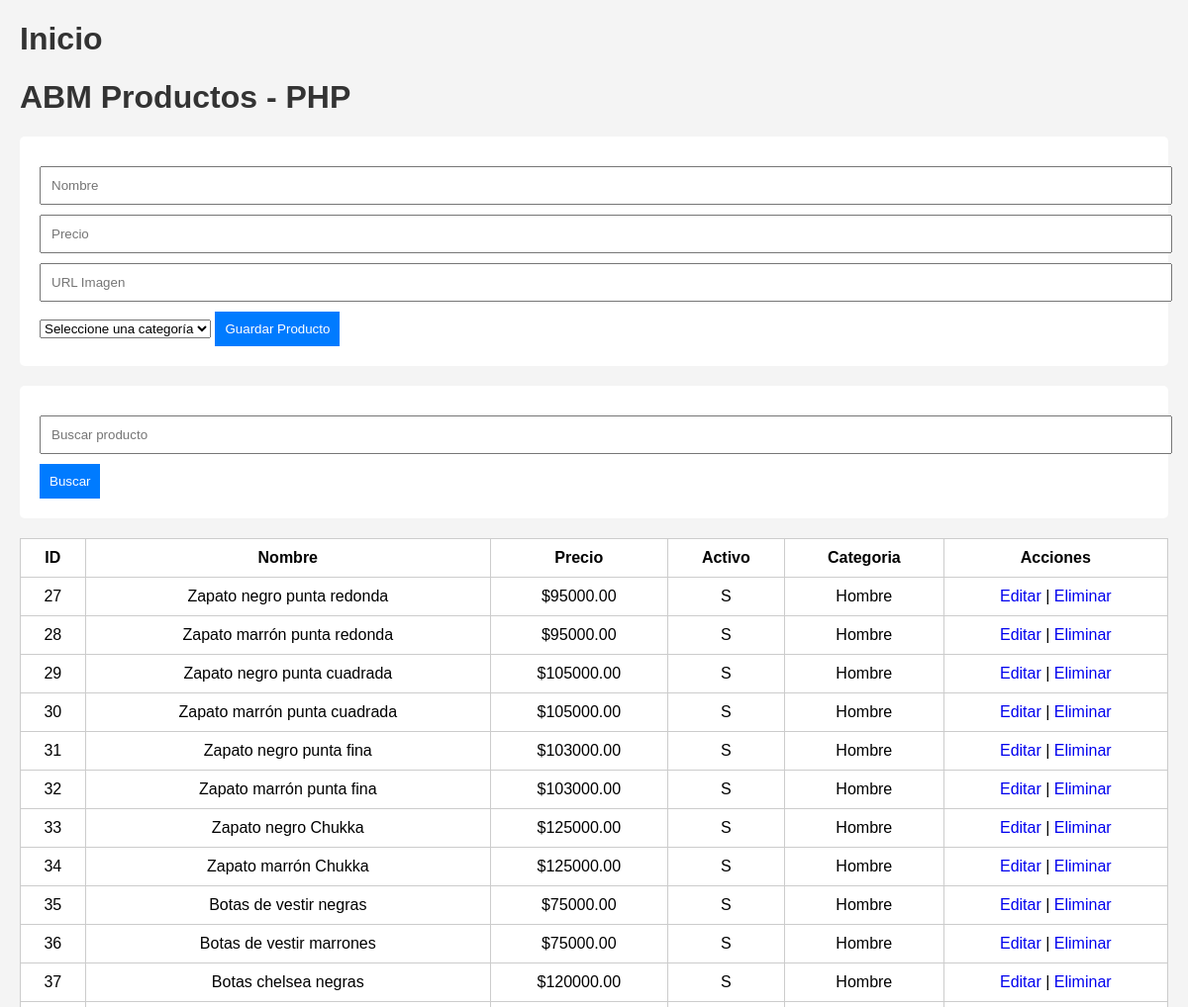
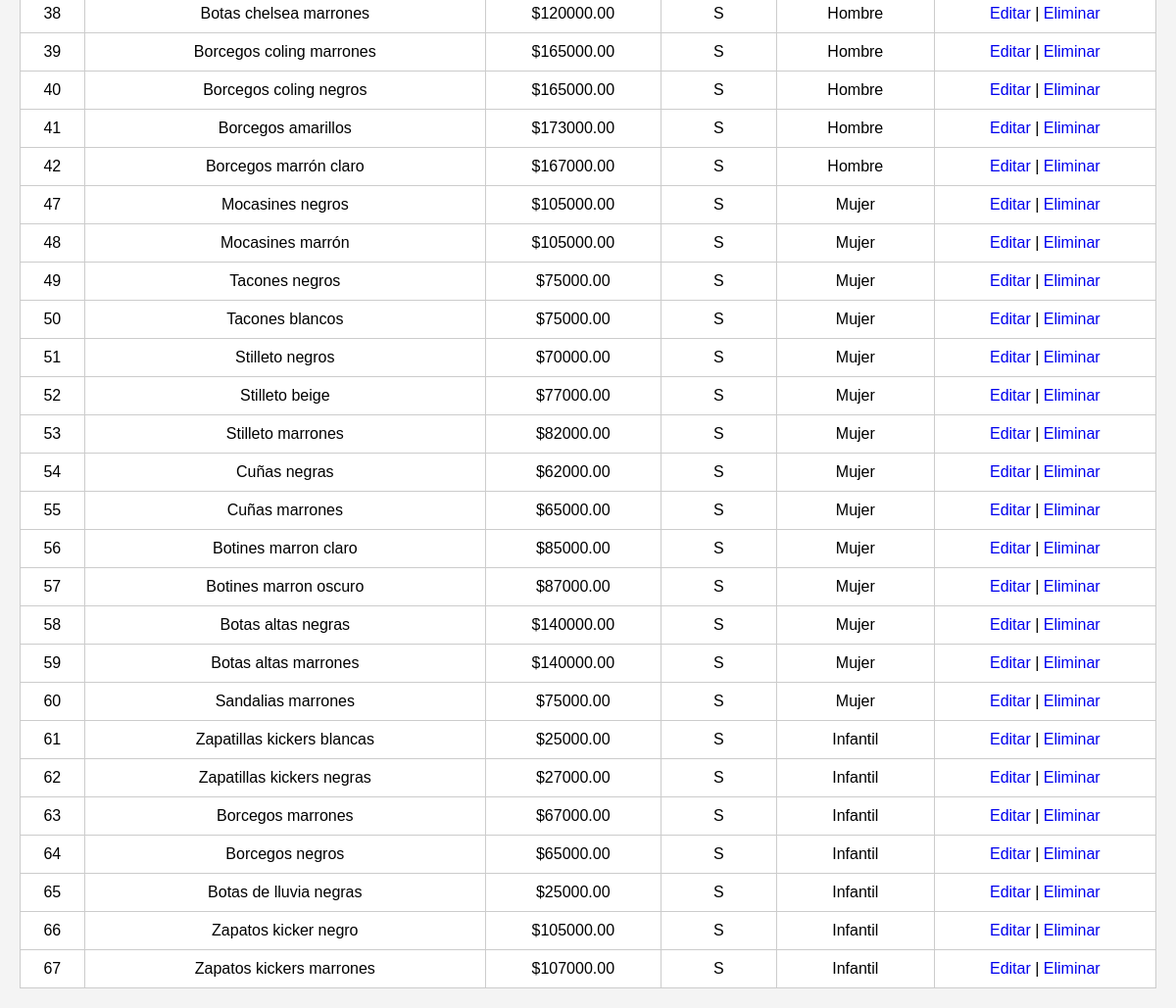
The page /productos.php on the database its author committed (2 pictures, top to bottom).
### tables this page shows
CREATE TABLE `productos` (
  `id_producto` int(11) NOT NULL AUTO_INCREMENT,
  `nombre_producto` varchar(45) NOT NULL,
  `precio` decimal(10,2) NOT NULL,
  `activo` char(1) DEFAULT 'S',
  `id_categoria_fk` int(11) NOT NULL,
  `imagen` varchar(200) DEFAULT NULL,
  PRIMARY KEY (`id_producto`),
  KEY `id_categoria_fk` (`id_categoria_fk`),
  CONSTRAINT `productos_ibfk_1` FOREIGN KEY (`id_categoria_fk`) REFERENCES `modelo_zapato` (`id_categoria`)
);

CREATE TABLE `modelo_zapato` (
  `id_categoria` int(11) NOT NULL AUTO_INCREMENT,
  `modelo` varchar(16) NOT NULL,
  PRIMARY KEY (`id_categoria`)
);

### productos.php (the view, shortened to what this page needs)
<?php
include('conexion.php');
if(isset($_GET['buscar'])) {
    $busqueda = $_GET['buscar'];
    $sql = "SELECT p.*, m.modelo FROM productos p
            INNER JOIN modelo_zapato m ON p.id_categoria_fk = m.id_categoria
            WHERE p.nombre_producto LIKE '%$busqueda%'";
} else {
    $sql = "SELECT p.*, m.modelo FROM productos p
            INNER JOIN modelo_zapato m ON p.id_categoria_fk = m.id_categoria";
}
$resultado = mysqli_query($conexion, $sql);
?>
<!DOCTYPE html>
<html lang="es">
<head>
    <a href="abm.php"><h1>Inicio</h1></a>
</head>
<body>
<h1>ABM Productos - PHP</h1>
<form action="guardar.php" method="POST">
    <input type="text"
           name="nombre_producto"
           placeholder="Nombre"
           required>
    <input type="number"
           step="0.01"
           name="precio"
           placeholder="Precio"
           required>
    <input type="text"
            name="imagen_zapato"
            placeholder="URL Imagen"
            required>
    <select name="id_categoria" required>
        <option value="" disabled selected>Seleccione una categoría</option>
    </select>
    <button type="submit">Guardar Producto</button>
</form>
<form method="GET">
    <input type="text"
           name="buscar"
           placeholder="Buscar producto">
    <button type="submit">Buscar</button>
</form>
<table>
    <tr>
        <th>ID</th>
        <th>Nombre</th>
        <th>Precio</th>
        <th>Activo</th>
        <th>Categoria</th>
        <th>Acciones</th>
    </tr>
<?php while($fila = mysqli_fetch_assoc($resultado)) { ?>
    <tr>
        <td><?php echo $fila['id_producto']; ?></td>
        <td><?php echo $fila['nombre_producto']; ?></td>
        <td>$<?php echo $fila['precio']; ?></td>
        <td><?php echo $fila['activo'];?></td>
        <td><?php echo $fila['modelo']; ?></td>
        <td>
            <a href="editar.php?id=<?php echo $fila['id_producto']; ?>">
                Editar
            </a>
            |
            <a href="eliminar.php?id=<?php echo $fila['id_producto']; ?>">
                Eliminar
            </a>
        </td>
    </tr>
<?php } ?>
</table>
</body>
</html>

### productos.php (style rules this page uses)
body { font-family: Arial; background: #f4f4f4; margin: 20px; }
h1 { color: #333; }
form { background: white; padding: 20px; margin-bottom: 20px; border-radius: 5px; }
input { width: 100%; padding: 10px; margin-top: 10px; }
button { padding: 10px; margin-top: 10px; background: #007bff; color: white; border: none; cursor: pointer; }
table { width: 100%; border-collapse: collapse; background: white; }
table, th, td { border: 1px solid #ccc; }
th, td { padding: 10px; text-align: center; }
a { text-decoration: none; }

### rows shown on the page
productos: id_producto "27", nombre_producto "Zapato negro punta redonda", precio "95000.00", activo "S", id_categoria_fk.modelo "Hombre"
productos: id_producto "28", nombre_producto "Zapato marrón punta redonda", precio "95000.00", activo "S", id_categoria_fk.modelo "Hombre"
productos: id_producto "29", nombre_producto "Zapato negro punta cuadrada", precio "105000.00", activo "S", id_categoria_fk.modelo "Hombre"
productos: id_producto "30", nombre_producto "Zapato marrón punta cuadrada", precio "105000.00", activo "S", id_categoria_fk.modelo "Hombre"
productos: id_producto "31", nombre_producto "Zapato negro punta fina", precio "103000.00", activo "S", id_categoria_fk.modelo "Hombre"
productos: id_producto "32", nombre_producto "Zapato marrón punta fina", precio "103000.00", activo "S", id_categoria_fk.modelo "Hombre"
productos: id_producto "33", nombre_producto "Zapato negro Chukka", precio "125000.00", activo "S", id_categoria_fk.modelo "Hombre"
productos: id_producto "34", nombre_producto "Zapato marrón Chukka", precio "125000.00", activo "S", id_categoria_fk.modelo "Hombre"
productos: id_producto "35", nombre_producto "Botas de vestir negras", precio "75000.00", activo "S", id_categoria_fk.modelo "Hombre"
productos: id_producto "36", nombre_producto "Botas de vestir marrones", precio "75000.00", activo "S", id_categoria_fk.modelo "Hombre"
productos: id_producto "37", nombre_producto "Botas chelsea negras", precio "120000.00", activo "S", id_categoria_fk.modelo "Hombre"
productos: id_producto "38", nombre_producto "Botas chelsea marrones", precio "120000.00", activo "S", id_categoria_fk.modelo "Hombre"
productos: id_producto "39", nombre_producto "Borcegos coling marrones", precio "165000.00", activo "S", id_categoria_fk.modelo "Hombre"
productos: id_producto "40", nombre_producto "Borcegos coling negros", precio "165000.00", activo "S", id_categoria_fk.modelo "Hombre"
productos: id_producto "41", nombre_producto "Borcegos amarillos", precio "173000.00", activo "S", id_categoria_fk.modelo "Hombre"
productos: id_producto "42", nombre_producto "Borcegos marrón claro", precio "167000.00", activo "S", id_categoria_fk.modelo "Hombre"
productos: id_producto "47", nombre_producto "Mocasines negros", precio "105000.00", activo "S", id_categoria_fk.modelo "Mujer"
productos: id_producto "48", nombre_producto "Mocasines marrón", precio "105000.00", activo "S", id_categoria_fk.modelo "Mujer"
productos: id_producto "49", nombre_producto "Tacones negros", precio "75000.00", activo "S", id_categoria_fk.modelo "Mujer"
productos: id_producto "50", nombre_producto "Tacones blancos", precio "75000.00", activo "S", id_categoria_fk.modelo "Mujer"
productos: id_producto "51", nombre_producto "Stilleto negros", precio "70000.00", activo "S", id_categoria_fk.modelo "Mujer"
productos: id_producto "52", nombre_producto "Stilleto beige", precio "77000.00", activo "S", id_categoria_fk.modelo "Mujer"
productos: id_producto "53", nombre_producto "Stilleto marrones", precio "82000.00", activo "S", id_categoria_fk.modelo "Mujer"
productos: id_producto "54", nombre_producto "Cuñas negras", precio "62000.00", activo "S", id_categoria_fk.modelo "Mujer"
productos: id_producto "55", nombre_producto "Cuñas marrones", precio "65000.00", activo "S", id_categoria_fk.modelo "Mujer"
productos: id_producto "56", nombre_producto "Botines marron claro", precio "85000.00", activo "S", id_categoria_fk.modelo "Mujer"
productos: id_producto "57", nombre_producto "Botines marron oscuro", precio "87000.00", activo "S", id_categoria_fk.modelo "Mujer"
productos: id_producto "58", nombre_producto "Botas altas negras", precio "140000.00", activo "S", id_categoria_fk.modelo "Mujer"
productos: id_producto "59", nombre_producto "Botas altas marrones", precio "140000.00", activo "S", id_categoria_fk.modelo "Mujer"
productos: id_producto "60", nombre_producto "Sandalias marrones", precio "75000.00", activo "S", id_categoria_fk.modelo "Mujer"
productos: id_producto "61", nombre_producto "Zapatillas kickers blancas", precio "25000.00", activo "S", id_categoria_fk.modelo "Infantil"
productos: id_producto "62", nombre_producto "Zapatillas kickers negras", precio "27000.00", activo "S", id_categoria_fk.modelo "Infantil"
productos: id_producto "63", nombre_producto "Borcegos marrones", precio "67000.00", activo "S", id_categoria_fk.modelo "Infantil"
productos: id_producto "64", nombre_producto "Borcegos negros", precio "65000.00", activo "S", id_categoria_fk.modelo "Infantil"
productos: id_producto "65", nombre_producto "Botas de lluvia negras", precio "25000.00", activo "S", id_categoria_fk.modelo "Infantil"
productos: id_producto "66", nombre_producto "Zapatos kicker negro", precio "105000.00", activo "S", id_categoria_fk.modelo "Infantil"
productos: id_producto "67", nombre_producto "Zapatos kickers marrones", precio "107000.00", activo "S", id_categoria_fk.modelo "Infantil"
